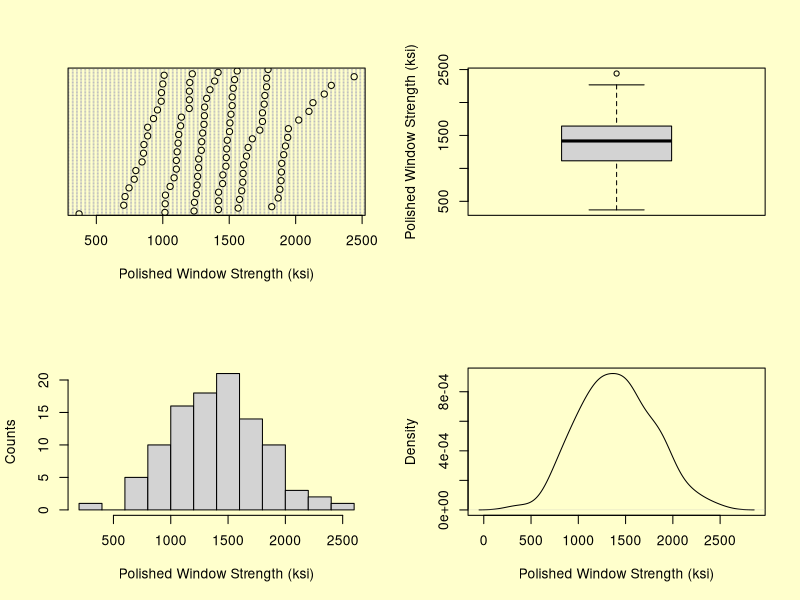
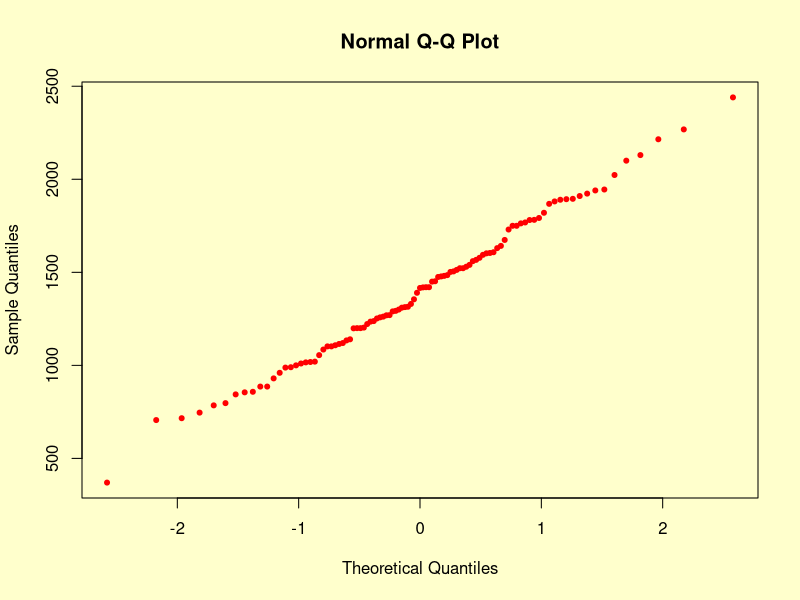
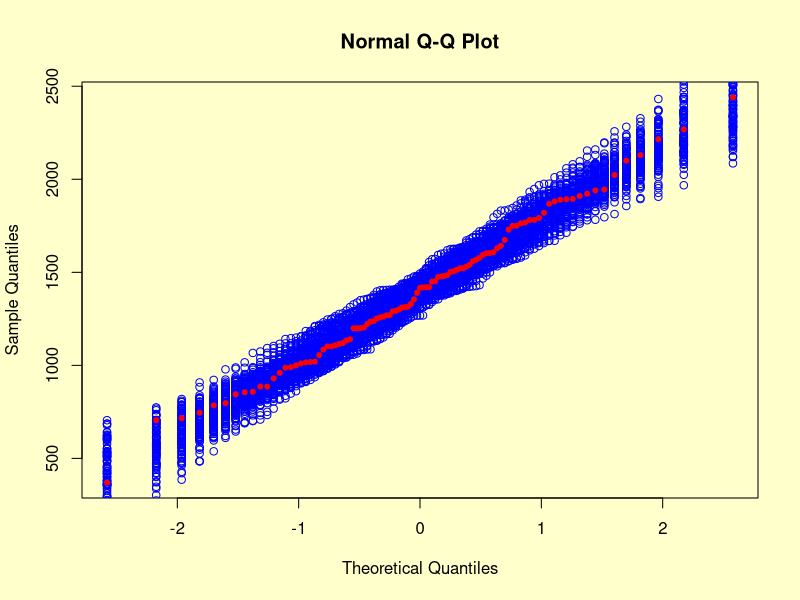
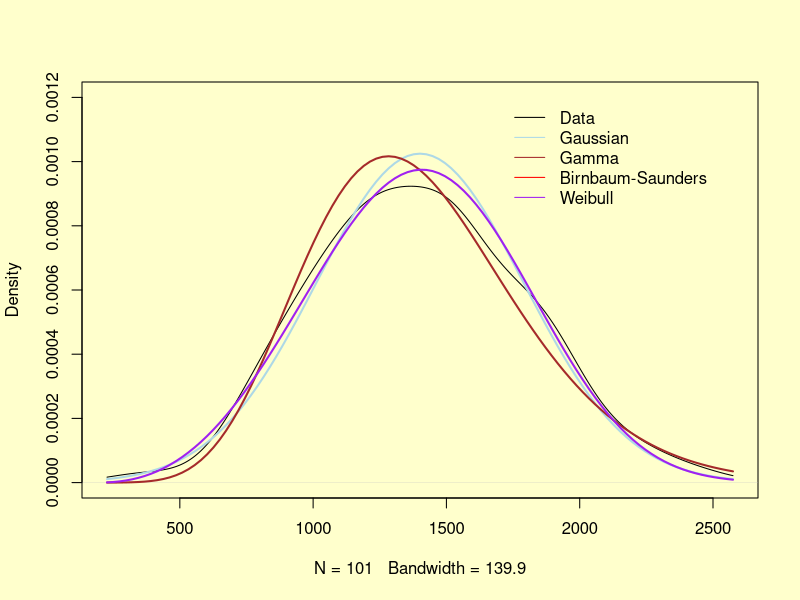
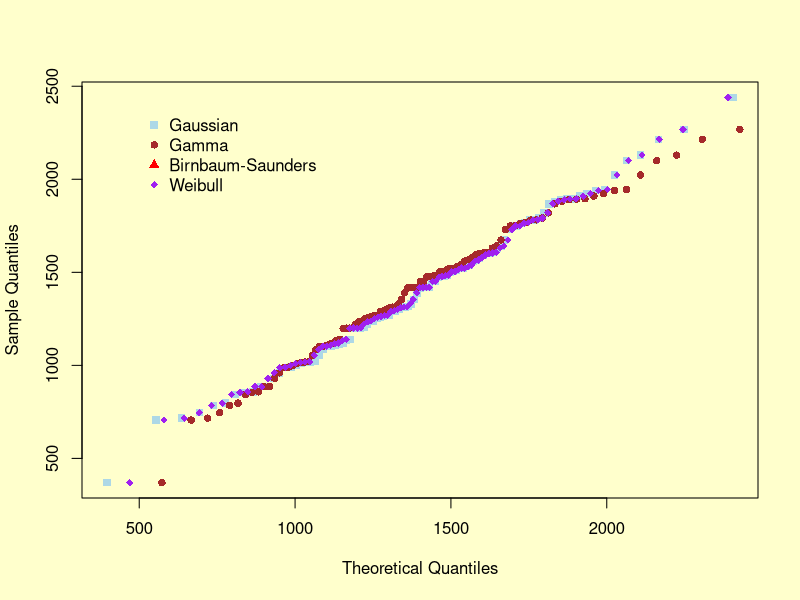

Generate these figures, in order, with R:
#!/usr/bin/env Rscript
DATAPATH <- Sys.getenv("DATAPATH")

#R commands and output:

## Input data.
x = c( 370, 1016, 1235, 1419, 1567, 1820,
       706, 1018, 1238, 1420, 1578, 1868,
       716, 1020, 1252, 1420, 1594, 1881,
       746, 1055, 1258, 1450, 1602, 1890,
       785, 1085, 1262, 1452, 1604, 1893,
       797, 1102, 1269, 1475, 1608, 1895,
       844, 1102, 1270, 1478, 1630, 1910,
       855, 1108, 1290, 1481, 1642, 1923,
       858, 1115, 1293, 1485, 1674, 1940,
       886, 1120, 1300, 1502, 1730, 1945,
       886, 1134, 1310, 1505, 1750, 2023,
       930, 1140, 1313, 1513, 1750, 2100,
       960, 1199, 1315, 1522, 1763, 2130,
       988, 1200, 1330, 1522, 1768, 2215,
       990, 1200, 1355, 1530, 1781, 2268,
      1000, 1203, 1390, 1540, 1782, 2440,
      1010, 1222, 1416, 1560, 1792)

## Generate initial plots of the data.
par(mfrow=c(2,2),bg=rgb(1,1,0.8))
dotchart(x,xlab="Polished Window Strength (ksi)")
boxplot (x,ylab="Polished Window Strength (ksi)")
hist    (x,ylab="Counts",xlab="Polished Window Strength (ksi)",main="")
plot(density(x),xlab="Polished Window Strength (ksi)",main="")


## Generate QQ-plot of the data.
par(mfrow=c(1,1),bg=rgb(1,1,0.8))
qqnorm(x, pch=20, col="Red")


## Plot 99 samples from the data and compare QQ-plots to actual data.
x.ave = mean(x); x.sd = sd(x)
nx = length(x)
nb = 99
u = qnorm(ppoints(nx))
xb = array(dim=c(nx,nb))
for (jb in 1:nb) {
   xb[,jb] = sort(qqnorm(rnorm(nx, mean=x.ave, sd=x.sd),
   plot=FALSE)$y)}
par(mfrow=c(1,1),bg=rgb(1,1,0.8))
zz = qqnorm(x, pch=20, col="Red")
matplot(u, xb, type="p", pch=21, col="Blue", add=TRUE)
points(zz$x,zz$y, pch=20, col="Red")



## Compare QQ-plots of the data for various distributions 
## using maximum likelihood estimation.
require(stats4)
negloglik.gau = function (mu, sigma) {
    if (sigma < 0) {return(Inf)} else {
    -sum(dnorm(x, mean=mu, sd=sigma, log=TRUE))}}
x.gau = mle(negloglik.gau, method="Nelder-Mead",
           start=list(mu=mean(x), sigma=sd(x)))
x.gau@coef

#>        mu     sigma 
#> 1400.8145  389.3003

negloglik.gam = function (alpha, lambda) {
    if (any(c(alpha, lambda) < 0)) {return(Inf)} else {
    -sum(dgamma(x, shape=alpha, rate=lambda, log=TRUE))}}
x.gam = mle(negloglik.gam, method="Nelder-Mead",
           start=list(alpha=(mean(x)/sd(x))^2,
           lambda=mean(x)/var(x)))
x.gam@coef

#>        alpha       lambda 
#> 11.851717840  0.008459428 

negloglik.wei = function (xi, beta, eta) {
    -sum(dweibull(x-xi, shape=beta, scale=eta, log=TRUE)) }
x.wei = mle(negloglik.wei, method="L-BFGS-B",
            lower=c(-Inf, 0, 0),
            start=list(xi=100, beta=2, eta=15))
x.wei@coef

#>          xi        beta         eta 
#>  181.154738    3.428001 1356.441176


## Plot overlaid density for each distribution.
xl = mean(x)-3*sd(x); xu=mean(x)+3*sd(x)
plot(density(x, from=xl, to=xu), ylim=c(0, 0.0012),main="")
curve(dnorm(x, mean=x.gau@coef[1], sd=x.gau@coef[2]),
      from=xl, to=xu, col="LightBlue", add=TRUE, lwd=2)
curve(dgamma(x, shape=x.gam@coef[1], rate=x.gam@coef[2]),
      from=xl, to=xu, col="Brown", add=TRUE, lwd=2)
curve(dweibull(x-x.wei@coef[1], shape=x.wei@coef[2],
      scale=x.wei@coef[3]),
      from=xl, to=xu, col="Purple", add=TRUE, lwd=2)
legend(1700, 0.0012, bty="n",
       legend=c("Data", "Gaussian", "Gamma",
                "Birnbaum-Saunders", "Weibull"), 
       lty=c(1,1,1,1,1),
       col=c("Black","LightBlue", "Brown", "Red", "Purple"))



## Generate QQ-plots for each distribution and overlay.
xy.gau = list(x=sort(qnorm(ppoints(x),
              mean=x.gau@coef[1], sd=x.gau@coef[2])),
              y=sort(x))
xy.gam = list(x=sort(qgamma(ppoints(x),
              shape=x.gam@coef[1], rate=x.gam@coef[2])),
              y=sort(x))
xy.wei = list(x=sort(x.wei@coef[1] + qweibull(ppoints(x),
              shape=x.wei@coef[2], scale=x.wei@coef[3])),
              y=sort(x))
plot(xy.gau, pch=15, col="LightBlue",
     xlab="Theoretical Quantiles",
     ylab="Sample Quantiles")
points(xy.gam, pch=16, col="Brown")
points(xy.wei, pch=18, col="Purple")
legend(500, 2400, bty="n",
       legend=c("Gaussian", "Gamma",
       "Birnbaum-Saunders", "Weibull"), pch=c(15,16,17,18),
       col=c("LightBlue", "Brown", "Red", "Purple"))



## Compute AIC and BIC for each distribution.
aic = c(GAU=AIC(x.gau, k=2), GAM=AIC(x.gam, k=2), WEI=AIC(x.wei, k=2))
bic = c(GAU=AIC(x.gau, k=log(nx)), GAM=AIC(x.gam, k=log(nx)), WEI=AIC(x.wei, k=log(nx)))

signif(cbind(AIC=aic, BIC=bic), 4)

#>      AIC  BIC
#> GAU 1495 1501
#> GAM 1499 1504
#> BS  1507 1512
#> WEI 1498 1505

post = exp(-0.5*(bic-1500))/sum(exp(-0.5*(bic-1500)))
cbind(signif(post, 2))

#> GAU 0.7600
#> GAM 0.1600
#> BS  0.0027
#> WEI 0.0740
